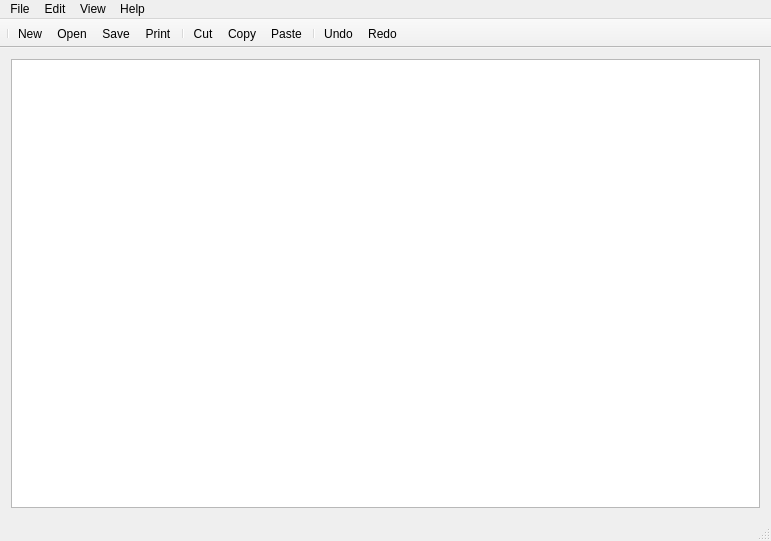
<?xml version="1.0" encoding="UTF-8"?>
<ui version="4.0">
 <class>MainWindow</class>
 <widget class="QMainWindow" name="MainWindow">
  <property name="geometry">
   <rect>
    <x>0</x>
    <y>0</y>
    <width>771</width>
    <height>541</height>
   </rect>
  </property>
  <property name="windowTitle">
   <string>MainWindow</string>
  </property>
  <widget class="QWidget" name="centralWidget">
   <layout class="QVBoxLayout" name="verticalLayout">
    <item>
     <widget class="QPlainTextEdit" name="mainTextEdit"/>
    </item>
   </layout>
  </widget>
  <widget class="QMenuBar" name="menuBar">
   <property name="geometry">
    <rect>
     <x>0</x>
     <y>0</y>
     <width>771</width>
     <height>20</height>
    </rect>
   </property>
   <widget class="QMenu" name="menuFile">
    <property name="title">
     <string>File</string>
    </property>
    <addaction name="actionNew"/>
    <addaction name="actionOpen"/>
    <addaction name="separator"/>
    <addaction name="actionSave"/>
    <addaction name="actionSave_As"/>
    <addaction name="actionPage_Setup"/>
    <addaction name="actionPrint"/>
    <addaction name="separator"/>
    <addaction name="actionExit"/>
   </widget>
   <widget class="QMenu" name="menuEdit">
    <property name="title">
     <string>Edit</string>
    </property>
    <addaction name="actionUndo"/>
    <addaction name="actionRedo"/>
    <addaction name="separator"/>
    <addaction name="actionCut"/>
    <addaction name="actionCopy"/>
    <addaction name="actionPaste"/>
    <addaction name="separator"/>
    <addaction name="actionSelect_All"/>
    <addaction name="separator"/>
    <addaction name="actionFind_Replace"/>
   </widget>
   <widget class="QMenu" name="menuHelp">
    <property name="title">
     <string>Help</string>
    </property>
    <addaction name="actionAbout"/>
   </widget>
   <widget class="QMenu" name="menuView">
    <property name="title">
     <string>View</string>
    </property>
    <addaction name="actionZoom_In"/>
    <addaction name="actionZoom_Out"/>
    <addaction name="separator"/>
    <addaction name="actionWord_Wrap"/>
   </widget>
   <addaction name="menuFile"/>
   <addaction name="menuEdit"/>
   <addaction name="menuView"/>
   <addaction name="menuHelp"/>
  </widget>
  <widget class="QToolBar" name="mainToolBar">
   <property name="windowTitle">
    <string>Notepad</string>
   </property>
   <property name="movable">
    <bool>false</bool>
   </property>
   <property name="iconSize">
    <size>
     <width>24</width>
     <height>24</height>
    </size>
   </property>
   <attribute name="toolBarArea">
    <enum>TopToolBarArea</enum>
   </attribute>
   <attribute name="toolBarBreak">
    <bool>false</bool>
   </attribute>
   <addaction name="separator"/>
   <addaction name="actionNew"/>
   <addaction name="actionOpen"/>
   <addaction name="actionSave"/>
   <addaction name="actionPrint"/>
   <addaction name="separator"/>
   <addaction name="actionCut"/>
   <addaction name="actionCopy"/>
   <addaction name="actionPaste"/>
   <addaction name="separator"/>
   <addaction name="actionUndo"/>
   <addaction name="actionRedo"/>
  </widget>
  <widget class="QStatusBar" name="statusBar"/>
  <action name="actionNew">
   <property name="icon">
    <iconset resource="img-rec.qrc">
     <normaloff>:/rec/img/1493292_new_document_page_sheet_icon.png</normaloff>:/rec/img/1493292_new_document_page_sheet_icon.png</iconset>
   </property>
   <property name="text">
    <string>New</string>
   </property>
   <property name="shortcut">
    <string>Ctrl+N</string>
   </property>
  </action>
  <action name="actionOpen">
   <property name="icon">
    <iconset resource="img-rec.qrc">
     <normaloff>:/rec/img/1493293_folder_open_file_icon.png</normaloff>:/rec/img/1493293_folder_open_file_icon.png</iconset>
   </property>
   <property name="text">
    <string>Open</string>
   </property>
   <property name="shortcut">
    <string>Ctrl+O</string>
   </property>
  </action>
  <action name="actionSave">
   <property name="icon">
    <iconset resource="img-rec.qrc">
     <normaloff>:/rec/img/1493294_save_disk_floppy_guardar_icon.png</normaloff>:/rec/img/1493294_save_disk_floppy_guardar_icon.png</iconset>
   </property>
   <property name="text">
    <string>Save</string>
   </property>
   <property name="shortcut">
    <string>Ctrl+S</string>
   </property>
  </action>
  <action name="actionSave_As">
   <property name="text">
    <string>Save As</string>
   </property>
  </action>
  <action name="actionPage_Setup">
   <property name="text">
    <string>Page Setup</string>
   </property>
  </action>
  <action name="actionPrint">
   <property name="icon">
    <iconset resource="img-rec.qrc">
     <normaloff>:/rec/img/1493286_print_printer_printing_icon.png</normaloff>:/rec/img/1493286_print_printer_printing_icon.png</iconset>
   </property>
   <property name="text">
    <string>Print</string>
   </property>
   <property name="shortcut">
    <string>Ctrl+P</string>
   </property>
  </action>
  <action name="actionExit">
   <property name="icon">
    <iconset resource="img-rec.qrc">
     <normaloff>:/rec/img/1493282_cancel_cross_exit_remove_icon.png</normaloff>:/rec/img/1493282_cancel_cross_exit_remove_icon.png</iconset>
   </property>
   <property name="text">
    <string>Exit</string>
   </property>
   <property name="shortcut">
    <string>Ctrl+Q</string>
   </property>
  </action>
  <action name="actionUndo">
   <property name="icon">
    <iconset resource="img-rec.qrc">
     <normaloff>:/rec/img/1493283_undo_icon.png</normaloff>:/rec/img/1493283_undo_icon.png</iconset>
   </property>
   <property name="text">
    <string>Undo</string>
   </property>
   <property name="shortcut">
    <string>Ctrl+Z</string>
   </property>
  </action>
  <action name="actionRedo">
   <property name="icon">
    <iconset resource="img-rec.qrc">
     <normaloff>:/rec/img/1493284_redo_icon.png</normaloff>:/rec/img/1493284_redo_icon.png</iconset>
   </property>
   <property name="text">
    <string>Redo</string>
   </property>
   <property name="shortcut">
    <string>Ctrl+Y</string>
   </property>
  </action>
  <action name="actionCut">
   <property name="icon">
    <iconset resource="img-rec.qrc">
     <normaloff>:/rec/img/1493291_cut_scissors_icon.png</normaloff>:/rec/img/1493291_cut_scissors_icon.png</iconset>
   </property>
   <property name="text">
    <string>Cut</string>
   </property>
   <property name="shortcut">
    <string>Ctrl+X</string>
   </property>
  </action>
  <action name="actionCopy">
   <property name="icon">
    <iconset resource="img-rec.qrc">
     <normaloff>:/rec/img/1493280_copy_clone_documents_duplicate_icon.png</normaloff>:/rec/img/1493280_copy_clone_documents_duplicate_icon.png</iconset>
   </property>
   <property name="text">
    <string>Copy</string>
   </property>
   <property name="shortcut">
    <string>Ctrl+C</string>
   </property>
  </action>
  <action name="actionPaste">
   <property name="icon">
    <iconset resource="img-rec.qrc">
     <normaloff>:/rec/img/1493290_paste_board_clipboard_task_icon.png</normaloff>:/rec/img/1493290_paste_board_clipboard_task_icon.png</iconset>
   </property>
   <property name="text">
    <string>Paste</string>
   </property>
   <property name="shortcut">
    <string>Ctrl+V</string>
   </property>
  </action>
  <action name="actionSelect_All">
   <property name="text">
    <string>Select All</string>
   </property>
   <property name="shortcut">
    <string>Ctrl+A</string>
   </property>
  </action>
  <action name="actionFind_Replace">
   <property name="text">
    <string>Find/Replace</string>
   </property>
   <property name="shortcut">
    <string>Ctrl+F</string>
   </property>
  </action>
  <action name="actionAbout">
   <property name="icon">
    <iconset resource="img-rec.qrc">
     <normaloff>:/rec/img/1493288_help_about_question_icon.png</normaloff>:/rec/img/1493288_help_about_question_icon.png</iconset>
   </property>
   <property name="text">
    <string>About</string>
   </property>
  </action>
  <action name="actionZoom_In">
   <property name="text">
    <string>Zoom In</string>
   </property>
   <property name="shortcut">
    <string>Ctrl+=</string>
   </property>
  </action>
  <action name="actionZoom_Out">
   <property name="text">
    <string>Zoom Out</string>
   </property>
  </action>
  <action name="actionWord_Wrap">
   <property name="checkable">
    <bool>true</bool>
   </property>
   <property name="checked">
    <bool>true</bool>
   </property>
   <property name="text">
    <string>Word Wrap</string>
   </property>
  </action>
 </widget>
 <layoutdefault spacing="6" margin="11"/>
 <resources>
  <include location="img-rec.qrc"/>
 </resources>
 <connections/>
</ui>
